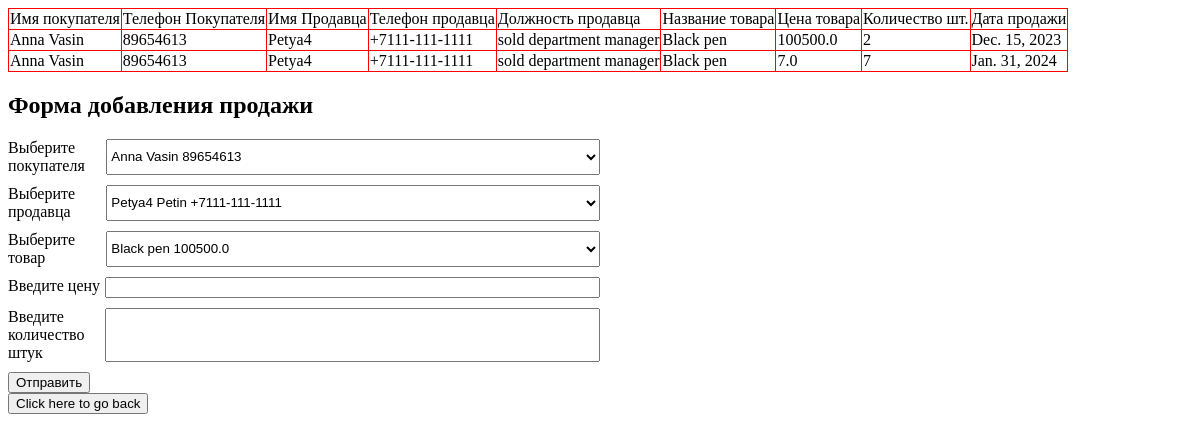
Page /store-info/ on the committed database.
### store/models.py (models this page shows)
class SoldInfo(models.Model):
    buyer = models.ForeignKey(Buyer, on_delete=models.CASCADE)
    seller = models.ForeignKey(Seller, on_delete=models.CASCADE)
    product = models.ForeignKey(Product, on_delete=models.CASCADE)
    sold_date = models.DateField()
    sold_price = models.FloatField()
    product_amount = models.IntegerField()

class Buyer(models.Model):
    firstname = models.CharField(max_length=50)
    lastname = models.CharField(max_length=50)
    phone = models.CharField(max_length=15)
    email = models.EmailField()

class Seller(models.Model):
    firstname = models.CharField(max_length=50)
    lastname = models.CharField(max_length=50)
    phone = models.CharField(max_length=15)
    email = models.EmailField()
    start_date = models.DateField()
    vacancy = models.CharField(
        max_length=23,
        choices={
            "seller": "seller",
            "chef seller": "chef seller",
            "sold department manager": "sold department manager"}
    )

class Product(models.Model):
    name = models.CharField(max_length=100)
    description = models.TextField()
    price = models.FloatField()
    storage_amount = models.IntegerField()

### store/views.py (the view, shortened to what this page needs)
# urls.py: re_path(r'^store-info/?$', views.store_info, name="store-info"),
def store_info(request):
    sold_info = SoldInfo.objects.all()
    all_buyers = Buyer.objects.all()
    all_sellers = Seller.objects.all()
    all_products = Product.objects.all()
    return render(
        request,
        "store/templates/store-info.html",
        context={"sold_info": sold_info,
                 "all_buyers": all_buyers,
                 "all_sellers": all_sellers,
                 "all_products": all_products}
    )

### store/templates/store/templates/store-info.html (shortened to what this page needs)
{% extends 'store/templates/base.html'%}
{% block main %}
    <table class="main_table">
        <thead>
            <tr>
                <td>Имя покупателя</td>
                <td>Телефон Покупателя</td>
                <td>Имя Продавца</td>
                <td>Телефон продавца</td>
                <td>Должность продавца</td>
                <td>Название товара</td>
                <td>Цена товара</td>
                <td>Количество шт.</td>
                <td>Дата продажи</td>
            </tr>
        </thead>
        <tbody>
            {% for i in sold_info %}
            <tr>
                <td>{{ i.buyer.firstname }} {{ i.buyer.lastname }}</td>
                <td>{{ i.buyer.phone }}</td>
                <td>{{ i.seller.firstname }}</td>
                <td>{{ i.seller.phone }}</td>
                <td>{{ i.seller.vacancy }}</td>
                <td>{{ i.product.name }}</td>
                <td>{{ i.sold_price }}</td>
                <td>{{ i.product_amount }}</td>
                <td>{{ i.sold_date}}</td>
            </tr>
            {% endfor %}
        </tbody>
    </table>
    <h2>Форма добавления продажи</h2>
    <form action="" method="post">
        <div class="form-group">
            <label for="buyer">Выберите покупателя</label>
            <select name="buyer" id="buyer">
                {% for i in all_buyers %}
                    <option value="{{ i.id }}">{{ i.firstname }} {{ i.lastname }} {{ i.phone }}</option>
                {% endfor %}
            </select>
        </div>
        <div class="form-group">
            <label for="seller">Выберите продавца</label>
            <select name="seller" id="seller">
                {% for i in all_sellers %}
                    <option value="{{ i.id }}">{{ i.firstname }} {{ i.lastname }} {{ i.phone }}</option>
                {% endfor %}
            </select>
        </div>
        <div class="form-group">
            <label for="product">Выберите товар</label>
            <select name="product" id="product">
            {% for i in all_products %}
                <option value="{{ i.id }}">{{ i.name }} {{ i.price }}</option>
            {% endfor %}
            </select>
        </div>
        <div class="form-group">
            <label for="price">Введите цену</label>
            <input type="number" name="price" id="price" required min="0">
        </div>
        <div class="form-group">
            <label for="product_amount">Введите количество штук</label>
            <input type="number" name="product_amount" id="product_amount" required min="0">
        </div>
        <input type="submit" value="Отправить">
    </form>
{% endblock %}

### store/static/css/store_style.css (style rules this page uses)
table { border-collapse: collapse; border: 1px solid gray; }
th, td { border: 1px solid red; }
form { width: 50%; }
.form-group { margin-bottom: 10px; display: flex; }
label { flex: 1; }
input, select { flex: 5; }

### rows in the picture
SoldInfo: buyer.firstname "Anna", buyer.lastname "Vasin", buyer.phone "89654613", seller.firstname "Petya4", seller.phone "+7111-111-1111", seller.vacancy "sold department manager", product.name "Black pen", sold_price "100500.0", product_amount "2", sold_date "Dec. 15, 2023"
SoldInfo: buyer.firstname "Anna", buyer.lastname "Vasin", buyer.phone "89654613", seller.firstname "Petya4", seller.phone "+7111-111-1111", seller.vacancy "sold department manager", product.name "Black pen", sold_price "7.0", product_amount "7", sold_date "Jan. 31, 2024"

### other values in the picture
form field buyer "Anna Vasin 89654613"
form field seller "Petya4 Petin +7111-111-1111"
form field product "Black pen 100500.0"
